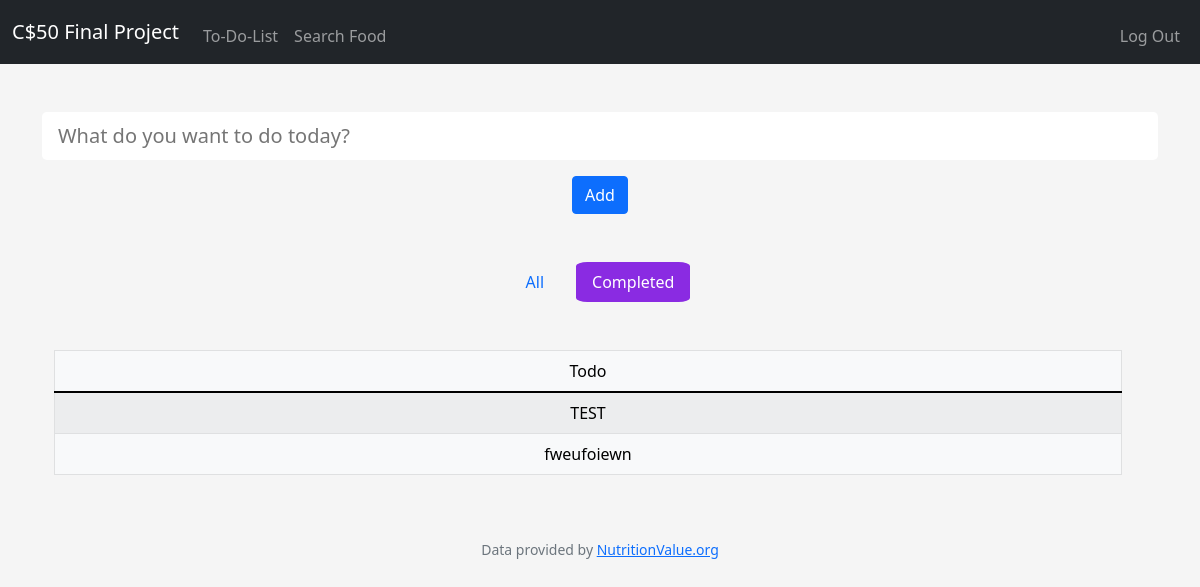
Before: /todo_completed (signed in) with the older database file.
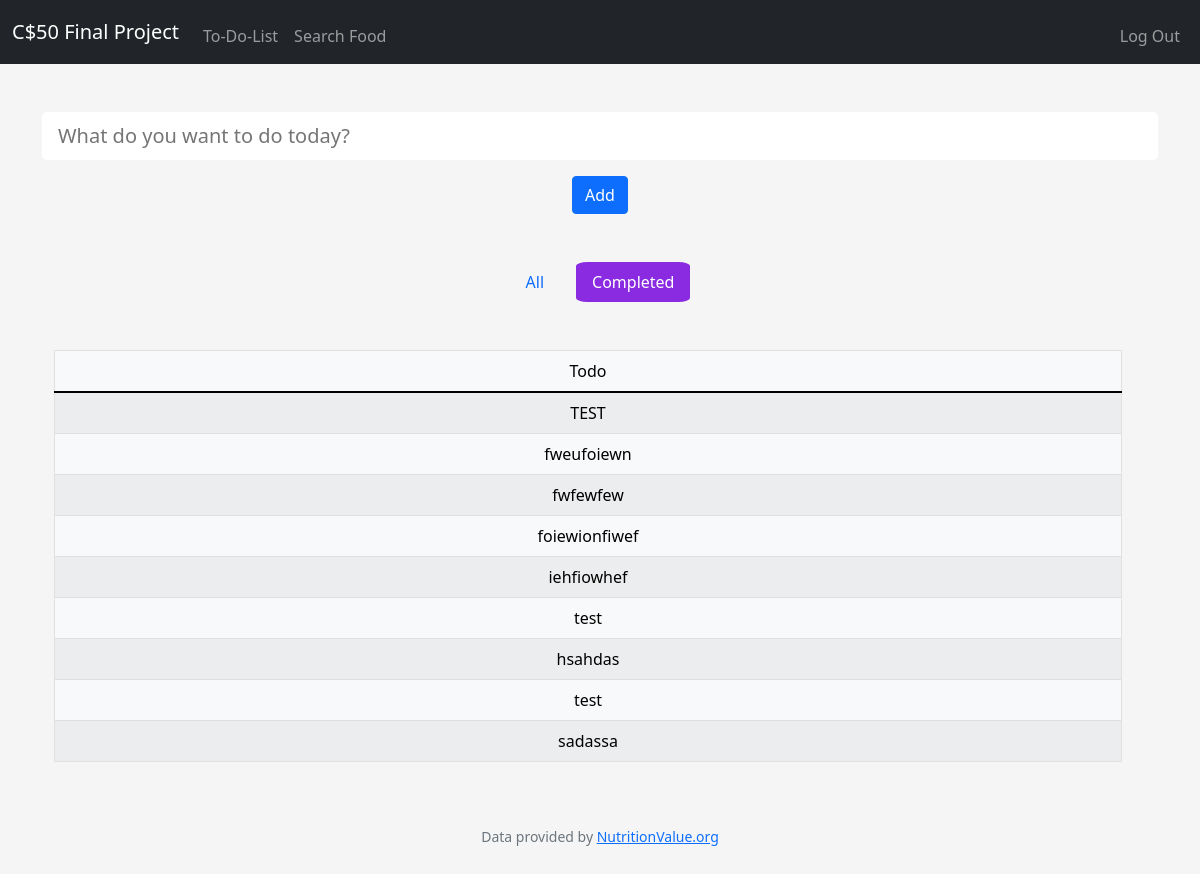
After: the same page with the newer database file.
### tables this page shows
CREATE TABLE todolist (
id INTEGER PRIMARY KEY AUTOINCREMENT NOT NULL,
user_id INT,
todo TEXT NOT NULL,
deadline TIMESTAMP, done TEXT NOT NULL DEFAULT 1,
FOREIGN KEY (user_id) REFERENCES users(id)
);

### app.py (the view)
@app.route("/todo_completed", methods=["POST", "GET"])
@login_required
def todo_completed ():
    if request.method == "POST":
        for i in range(1, 50):
            checkbox = request.form.get(f"check{i}")
            if checkbox is not None:
                db.execute("UPDATE todolist SET done = ? WHERE todo = ? AND user_id = ?", "true", checkbox, session["user_id"])
            else:
                checkVal = request.form.get(f"checkVal{i}")
                db.execute("UPDATE todolist SET done = ? WHERE todo = ? AND user_id = ?", "false", checkVal, session["user_id"])
        return redirect('/todolist')
    else:
        todo_done = db.execute("SELECT * FROM todolist WHERE user_id = ? AND done = ?", session["user_id"], "true")
        return render_template('todo_completed.html', todo_done=todo_done)

### app.py (called while the page is built)
@app.after_request
def after_request(response):
    response.headers["Cache-Control"] = "no-cache, no-store, must-revalidate"
    response.headers["Expires"] = 0
    response.headers["Pragma"] = "no-cache"
    return response

### helpers.py (called while the page is built)
def login_required(f):
    @wraps(f)
    def decorated_function(*args, **kwargs):
        if session.get("user_id") is None:
            return redirect("/login")
        return f(*args, **kwargs)
    return decorated_function

### templates/todo_completed.html (shortened to what this page needs)
{% extends "layout.html" %}
{% block main %}
    <div class="container">
        <div class="row mb-5">
            <form action="/todolist" method="post">
                <input autocomplete="off" id="todoField" type="text" class="form-control-lg mb-3 border-0 me-3 w-100" name="todo" placeholder="What do you want to do today?" onsubmit="return validateForm()">
                <button class="btn btn-primary" type="submit">Add</button>
            </form>
        </div>
        <div class="d-flex flex-row justify-content-center gap-3 mb-5">
            <a href="/todolist" class="nav-link">All</a>
            <a href="/todo_completed" class="nav-link" id="todo_completed">Completed</a>
        </div>
        <div class="container row">
            <table class="table table-light table-bordered table-striped">
                <thead>
                    <tr>
                        <td class="col-12">Todo</td>
                    </tr>
                </thead>
                <tbody>
                    <form action="/todo_completed" method="post" id="formTodo">
                    {% for todo in todo_done %}
                        <tr>
                            <td>
                                <label class="form-check-label" for="flexCheckDefault">{{ todo.todo }}</label>
                            </td>
                        </tr>
                    {% endfor %}
                    </form>
                </tbody>
            </table>
        </div>
    </div>
{% endblock %}

Changed rows visible on the page:
now on this page (row edited): todolist: todo "fwfewfew"
now on this page (row edited): todolist: todo "foiewionfiwef"
now on this page (row edited): todolist: todo "iehfiowhef"
now on this page (row edited): todolist: todo "test"
now on this page (row edited): todolist: todo "hsahdas"
now on this page (row edited): todolist: todo "test"
now on this page (row edited): todolist: todo "sadassa"
